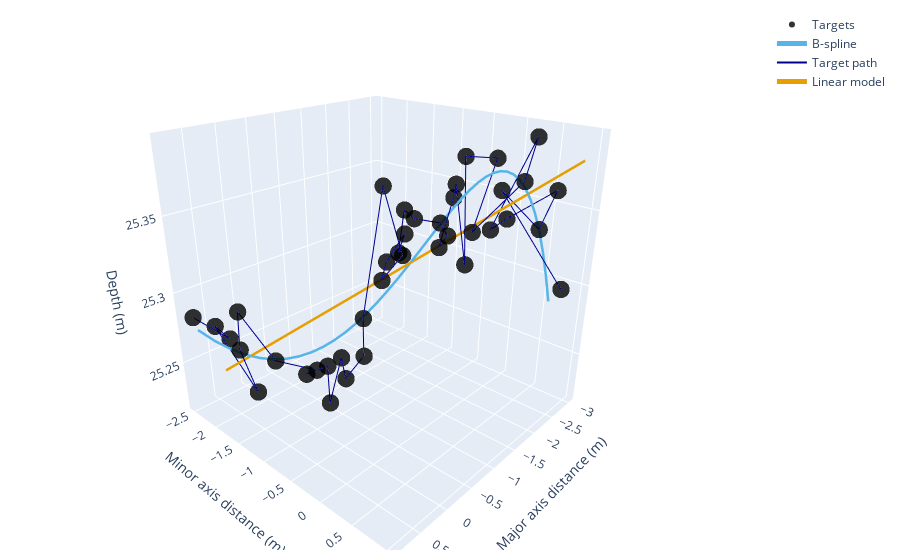

The notebook cell saved with this chart:
### Code cell
# FOR PRESENTATION ONLY
#from mooringParams import paramsDAFT1 as processParams1 # Each mooring has a specific params file with 
dfR, dfT = readExports(processParams1)
dfR2 = dfR[(dfR.Date_S > 20180715)&(dfR.Date_S < 20180730)&(dfR.Num_targets > 30)]
i = 215 #214 173, 196
#dfT['Target_true_depth'] = 60-dfT.Target_true_depth
trackPlot(dfT,dfR2.iloc[i].Process_ID,dfR2.iloc[i].Region_ID,plotElements =['targets','track_smoothed','track','track_linear'])
